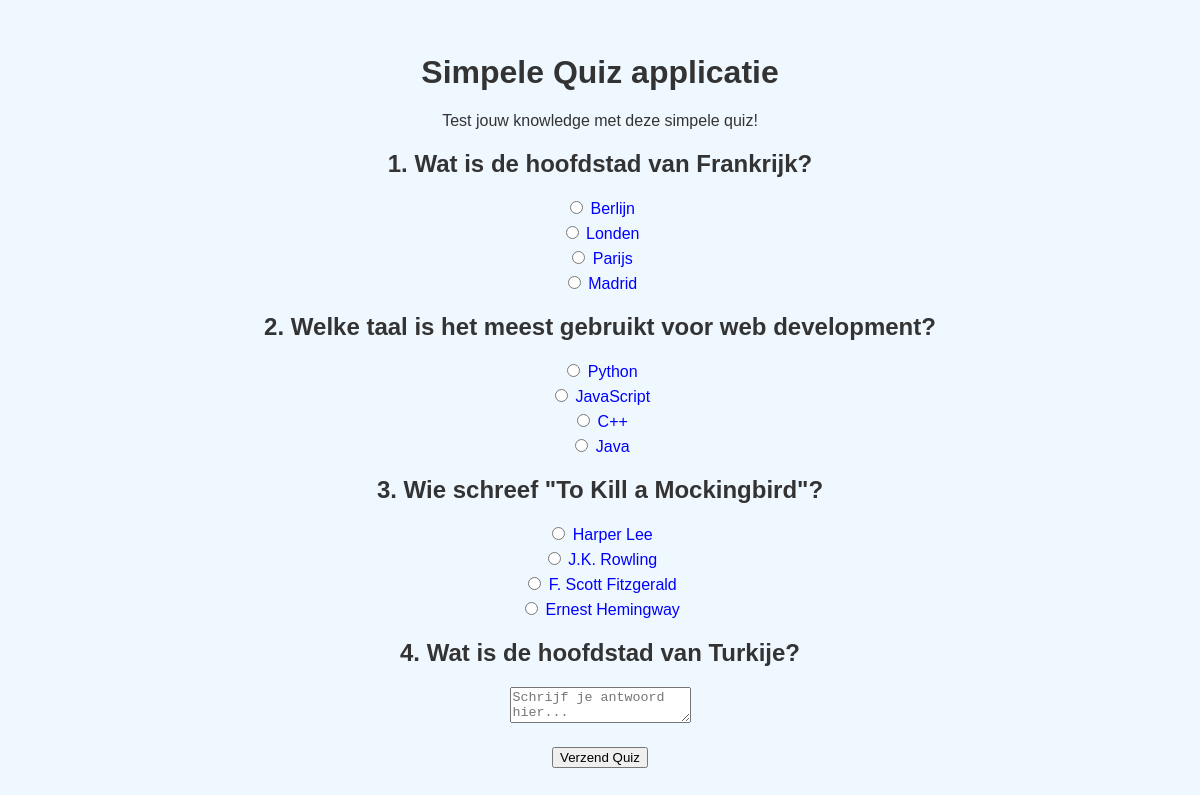
Screenshot of /vragenlijst.php with the database file from the repository.
### tables this page shows
CREATE TABLE IF NOT EXISTS `questions` (
    `id` INT(11) NOT NULL AUTO_INCREMENT,
    `question` VARCHAR(255) NOT NULL,
    `choices` TEXT NOT NULL,  
    `answer` VARCHAR(255) NOT NULL,
    `type` ENUM('multiple-choice', 'open') NOT NULL,
    PRIMARY KEY (`id`)
);

### vragenlijst.php (the view, shortened to what this page needs)
<?php
require_once 'backend/conn.php';
$query = $conn->query("SELECT * FROM questions");
$questions = $query->fetchAll(PDO::FETCH_ASSOC);
$title = "Simpele Quiz applicatie";
$description = "Test jouw knowledge met deze simpele quiz!";
?>
<!DOCTYPE html>
<html lang="en">
<?php
    require_once('head.php');
?>
<body>
	<div class="vragenlijst-container">
		<h1><?php echo $title; ?></h1>
		<p><?php echo $description; ?></p>
		<form method="post" action="resultaat.php">
			<?php foreach ($questions as $index => $question) : ?>
				<div class="question">
					<h2><?php echo ($index + 1) . '. ' . $question['question']; ?></h2>
					<ul class="choices">
						<?php if ($question['type'] == 'multiple-choice') :
							$choices = json_decode($question['choices'], true);
							foreach ($choices as $choice) : ?>
								<li>
									<label>
										<input type="radio" name="question-<?php echo $index; ?>" value="<?php echo $choice; ?>" required>
										<?php echo $choice; ?>
									</label>
								</li>
							<?php endforeach; ?>
						<?php elseif ($question['type'] == 'open') : ?>
								<li>
									<label>
										<textarea name="question-<?php echo $index; ?>" placeholder="Schrijf je antwoord hier..." required></textarea>
									</label>
								</li>
						<?php endif ?>
					</ul>
				</div>
			<?php endforeach; ?>
			<input type="submit" value="Verzend Quiz">
		</form>
	</div>
</body>
</html>

### head.php (shortened to what this page needs)
<head>
    <link rel="stylesheet" href="css/style.css" type="text/css">
</head>

### css/style.css (style rules this page uses)
body { font-family: Arial, sans-serif; background-color: #f0f8ff; color: #333; margin: 0; padding: 0; display: flex; justify-content: center; align-items: center; height: 100vh; text-align: center; }
.vragenlijst-container h1, h2 { color: #333; }
.question { margin-bottom: 20px; color: blue; }
.choices { list-style-type: none; padding: 0; }
.choices li { margin: 5px 0; }

### rows the page displays
questions: question "Wat is de hoofdstad van Frankrijk?", choices "Berlijn", choices "Londen", choices "Parijs", choices "Madrid"
questions: question "Welke taal is het meest gebruikt voor web development?", choices "Python", choices "JavaScript", choices "C++", choices "Java"
questions: question "Wie schreef \"To Kill a Mockingbird\"?", choices "Harper Lee", choices "J.K. Rowling", choices "F. Scott Fitzgerald", choices "Ernest Hemingway"
questions: question "Wat is de hoofdstad van Turkije?", value "Schrijf je antwoord hier..."

### other values shown
$title "Simpele Quiz applicatie"
$description "Test jouw knowledge met deze simpele quiz!"
